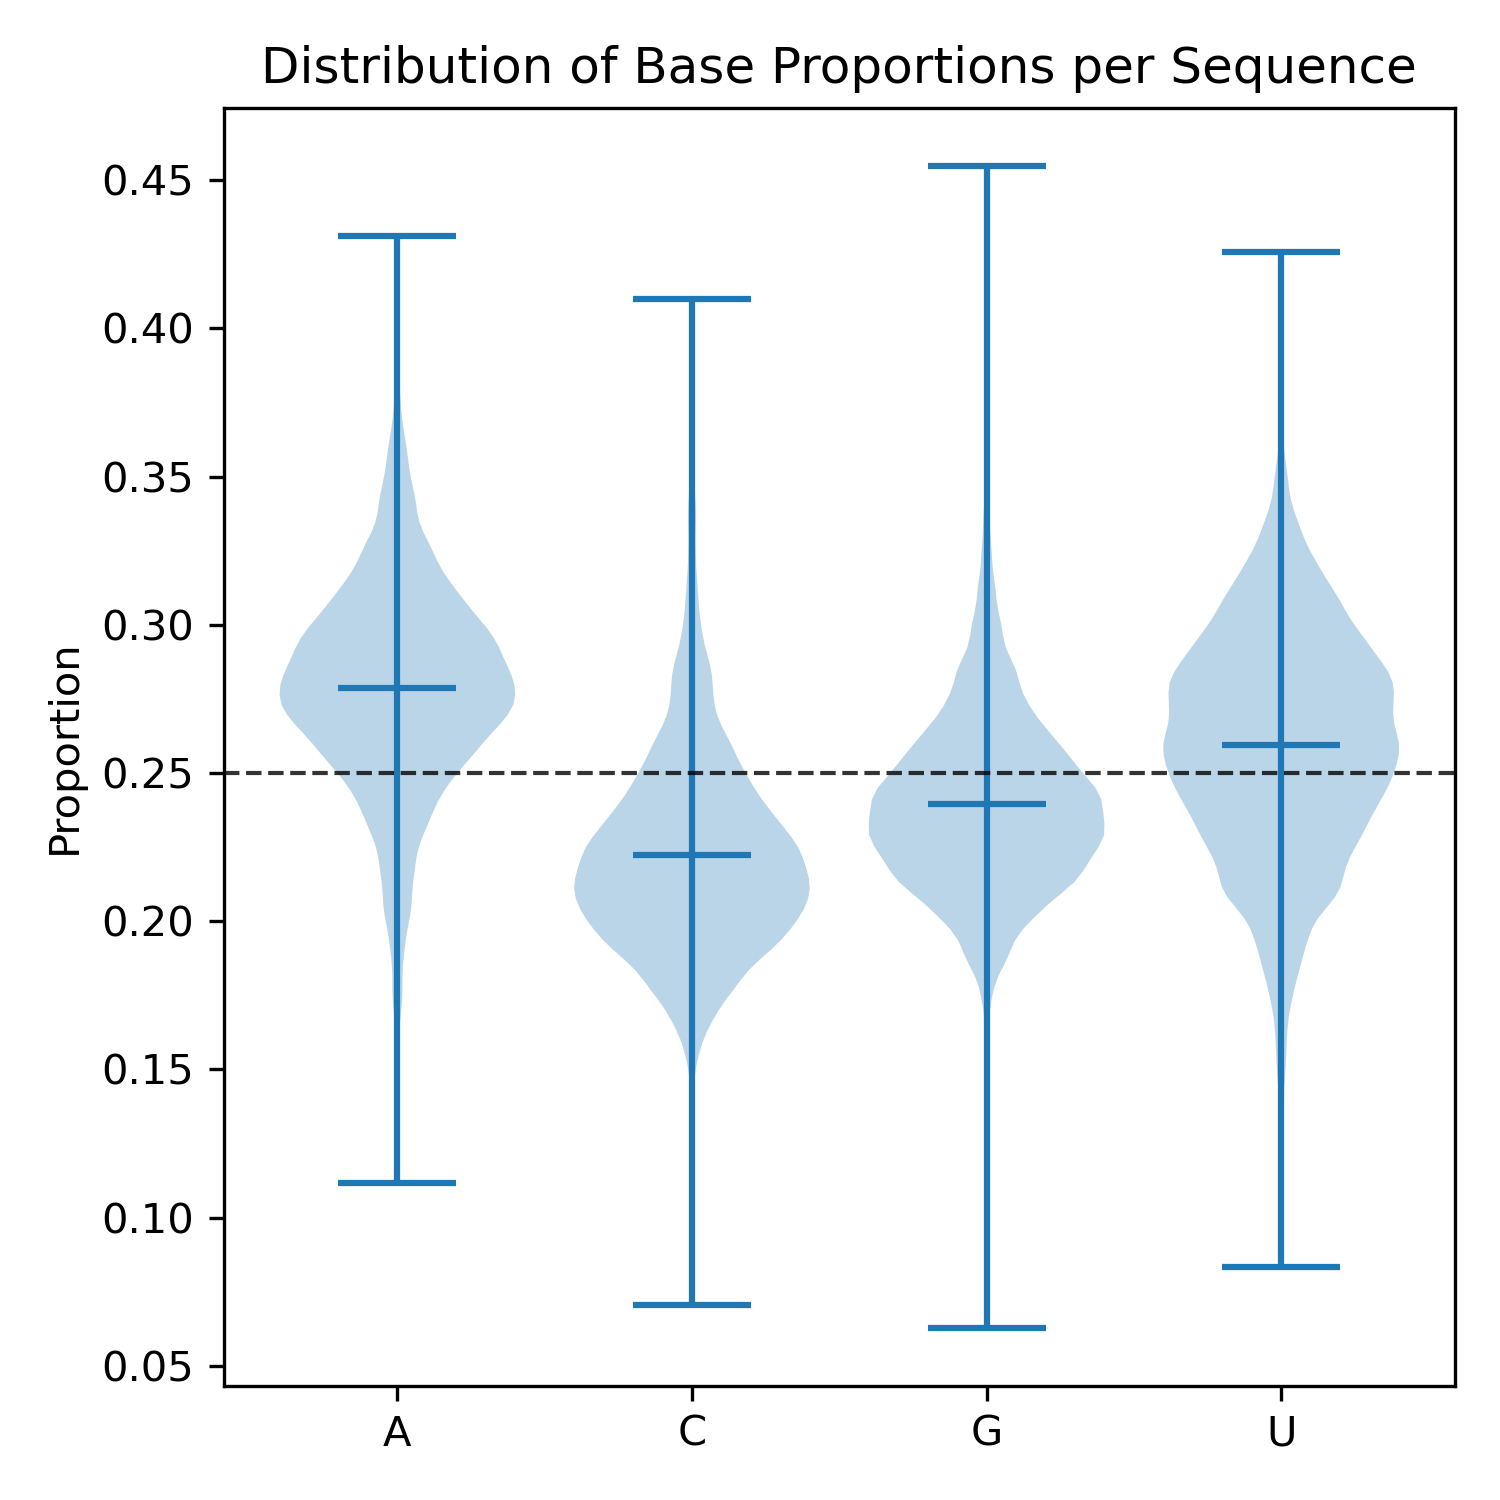

Here is the Python script that generated this plot:
import pandas as pd
import matplotlib.pyplot as plt
import sys

dataset_csv = sys.argv[1]
output_plot = sys.argv[2]

dataset = pd.read_csv(dataset_csv)
proportions = {"A": list(), "C": list(), "G": list(), "U": list()}

for seq in dataset["Sequence"]:
    seq = str(seq)
    length = len(seq)
    for base in proportions:
        proportions[base].append(seq.count(base) / length)

plt.figure(figsize=(5, 5), dpi=300)
plt.violinplot(list(proportions.values()), positions=list(range(len(proportions))), widths=0.8, showmeans=True)
plt.xticks(range(len(proportions)), list(proportions.keys()))
plt.axhline(y=0.25, color='black', linestyle='--', alpha=0.8, linewidth=1)
plt.ylabel("Proportion")
plt.title("Distribution of Base Proportions per Sequence")
plt.tight_layout()
plt.savefig(output_plot)
